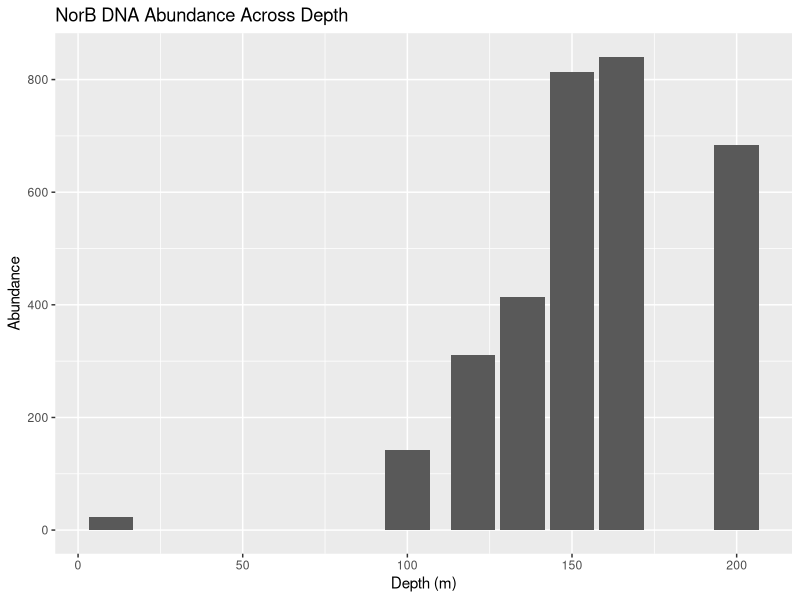
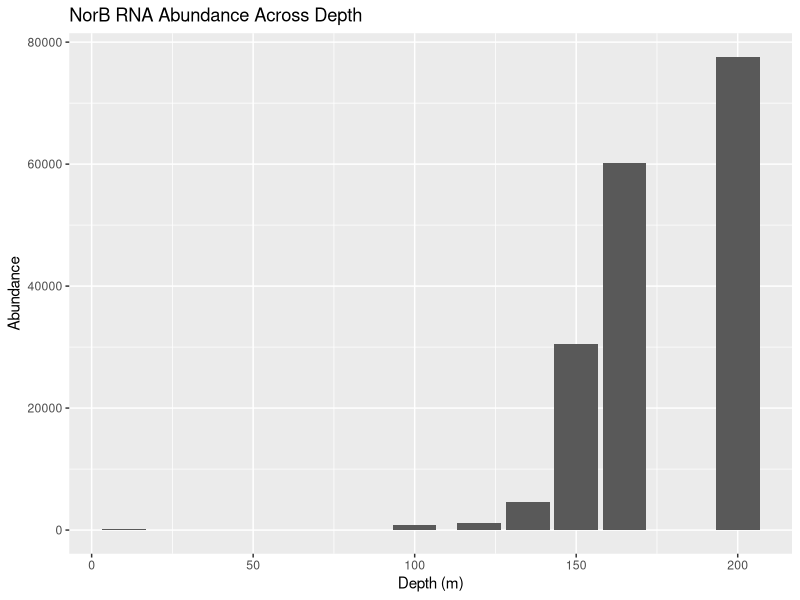
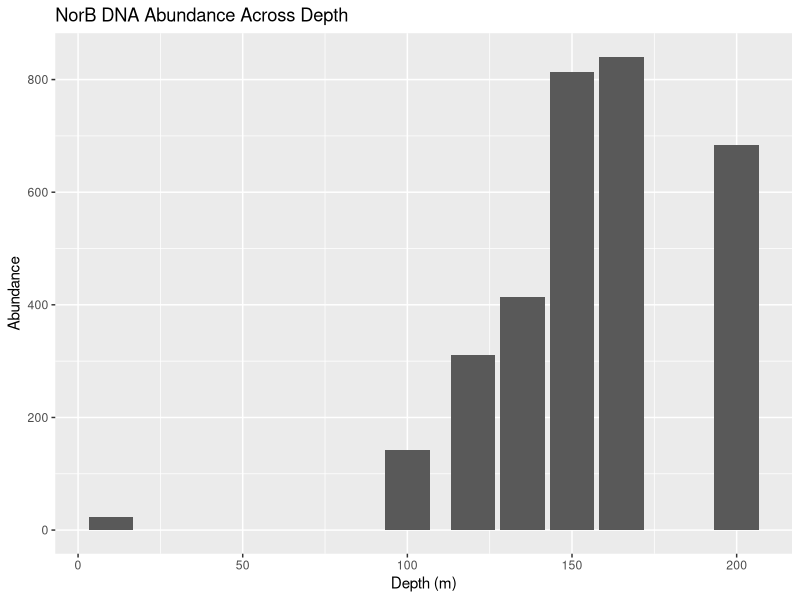
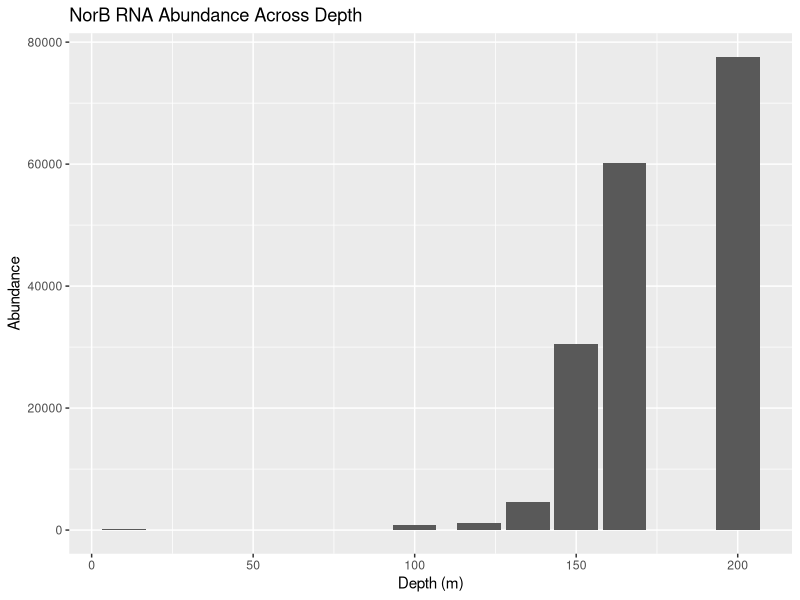

The R script that drew these images, in order:
# load libraries
library(ggplot2)
library(tidyverse)

### Metagenome - DNA ###
# load all DNA classifications from the different depths
ten <- read.delim("classifications10.tsv", sep = '\t', header = TRUE) 
onehundred <- read.delim("classifications100.tsv", sep = '\t', header = TRUE)
onetwenty <- read.delim("classifications120.tsv", sep = '\t', header = TRUE)
onethirtyfive <- read.delim("classifications135.tsv", sep = '\t', header = TRUE)
onefifty <- read.delim("classifications150.tsv", sep = '\t', header = TRUE)
onesixtyfive <- read.delim("classifications165.tsv", sep = '\t', header = TRUE)
twohundred <- read.delim("classifications200.tsv", sep = '\t', header = TRUE)

# merge classification.tsv from all depths 
merged_data <- rbind(ten, onehundred, onetwenty, onethirtyfive, onefifty, onesixtyfive, twohundred)

# Plot Sample Column
merged_data <- merged_data %>%
  separate(Sample, into = c("Sample", "Depth", "extra"), sep = "_", remove = FALSE) %>%
  select(-extra) %>%  # Remove the 'extra' column
  mutate(Depth = as.numeric(gsub("m", "", Depth))) %>% # Remove 'm' and convert to numeric
  separate(Taxonomy, into = c("Root", "Domain", "Phylum", "Class", "Order", "Family", "Genus", "Species"), sep = ";", fill = "right") %>%
  select(-Root)  # Remove the 'Root' column

NorB_data <- merged_data %>%
  filter(Marker == "NorB")

data_taxa <- NorB_data %>%
  group_by(Sample, Depth) %>%
  summarise(Abundance = sum(Abundance, na.rm = TRUE), .groups = "drop")


ggplot(data_taxa, aes(x = Depth, y = Abundance)) +
  geom_bar(stat = "identity") + 
  labs(
    title = "NorB DNA Abundance Across Depth",
    x = "Depth (m)",
    y = "Abundance"
  )
  
ggsave("DNA_NorB_Abundance.jpg")

### Metatranscriptomics - RNA ###

# load all DNA classifications from the different depths
tenRNA <- read.delim("classifications10RNA.tsv", sep = '\t', header = TRUE) 
onehundredRNA <- read.delim("classifications100RNA.tsv", sep = '\t', header = TRUE)
onetwentyRNA <- read.delim("classifications120RNA.tsv", sep = '\t', header = TRUE)
onethirtyfiveRNA <- read.delim("classifications135RNA.tsv", sep = '\t', header = TRUE)
onefiftyRNA <- read.delim("classifications150RNA.tsv", sep = '\t', header = TRUE)
onesixtyfiveRNA <- read.delim("classifications165RNA.tsv", sep = '\t', header = TRUE)
twohundredRNA <- read.delim("classifications200RNA.tsv", sep = '\t', header = TRUE)


# merge classification.tsv from all depths 
merged_dataRNA <- rbind(tenRNA, onehundredRNA, onetwentyRNA, onethirtyfiveRNA, onefiftyRNA, onesixtyfiveRNA, twohundredRNA)


# Split the Sample column
merged_dataRNA <- merged_dataRNA %>%
  separate(Sample, into = c("Sample", "Depth", "extra"), sep = "_", remove = FALSE) %>%
  select(-extra) %>%  # Remove the 'extra' column
  mutate(Depth = as.numeric(gsub("m", "", Depth))) %>% # Remove 'm' and convert to numeric
  separate(Taxonomy, into = c("Root", "Domain", "Phylum", "Class", "Order", "Family", "Genus", "Species"), sep = ";", fill = "right") %>%
  select(-Root)  # Remove the 'Root' column

NorB_RNAdata <- merged_dataRNA %>%
  filter(Marker == "NorB")


data_taxa_RNA <- NorB_RNAdata %>%
  group_by(Sample, Depth) %>%
  summarise(Abundance = sum(Abundance, na.rm = TRUE), .groups = "drop")


ggplot(data_taxa_RNA, aes(x = Depth, y = Abundance)) +
  geom_bar(stat = "identity") + 
  labs(
    title = "NorB RNA Abundance Across Depth",
    x = "Depth (m)",
    y = "Abundance"
  )

ggsave("RNA_NorB_Abundance.jpg")
